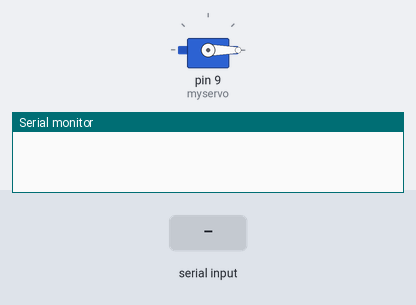
Simulated run of this sketch. Board: Arduino Uno, built with avr-gcc and run on an emulated ATmega328P. Parts: servo, the last lines printed to the serial monitor. Inputs (shaded band) come from the test bench.

Above: at 0.9 s.
1.0 s: "90,45\n" received over Serial
At 2.2 s:
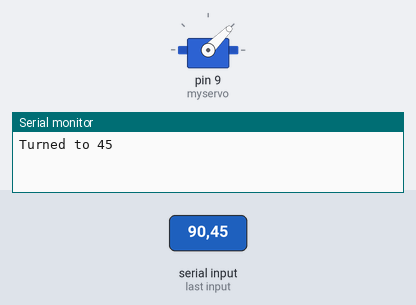
2.5 s: "30,150\n" received over Serial
At 3.3 s:
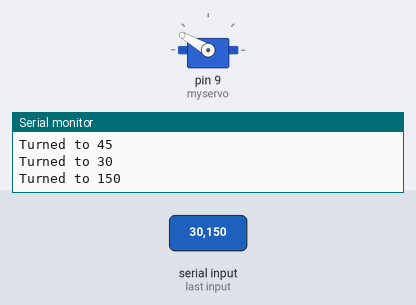
4.0 s: "90\n" received over Serial
At 4.5 s:
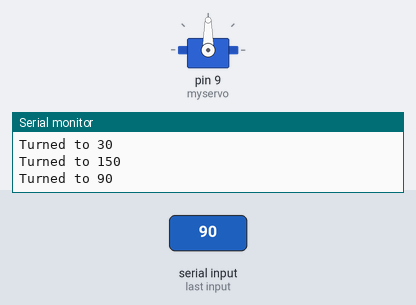
5.5 s: "200\n" received over Serial
At 6.9 s:
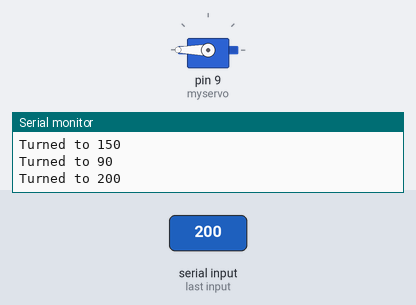
Timing chart, 0 to 8.0 s (numbered marks = the images above; inputs shaded):
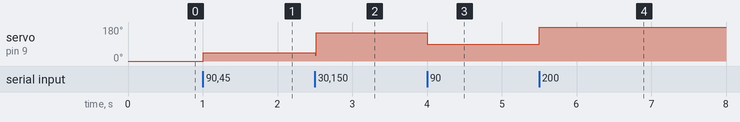

The sketch:

Bulldozer_jaw.ino
```cpp
#include <Servo.h>

int DELAY = 180;
Servo myservo;  // create servo object to control a servo
// twelve servo objects can be created on most boards

void setup() {
  Serial.begin(9600);
  myservo.attach(9);  // attaches the servo on pin 9 to the servo object
  myservo.write(0);
  while (!Serial.available());
  Serial.read();
}

void loop() {
  if (Serial.available() > 0)
  {
    int DELAY = Serial.parseInt();
    if (DELAY > 0)
    {

      myservo.write(DELAY);
      Serial.print("Turned to ");
      Serial.println(DELAY);
      Serial.flush();
    }
  }
}
```

Measured:
- after the input at 1.0 s, servo on pin 9 (myservo): 0° → 45° at once
- after the input at 2.5 s, servo on pin 9 (myservo): 45° → 150° at once
- after the input at 4.0 s, servo on pin 9 (myservo): 150° → 90° at once
- after the input at 5.5 s, servo on pin 9 (myservo): 90° → 180° at once
